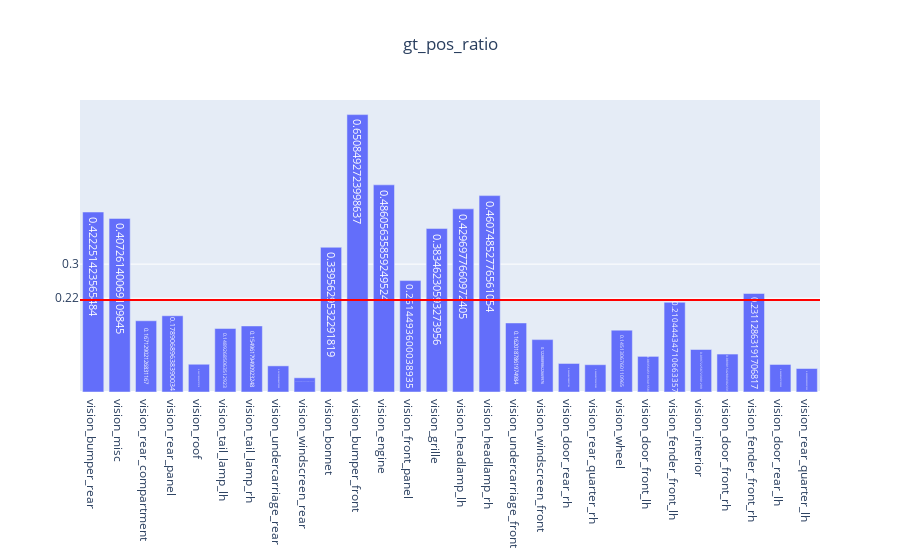

Notebook source saved alongside this figure:
### Code cell
genVisMulitlabel(partEvalMetrics, "gt_pos_ratio")

### Figure 1 — Plotly figure (JSON) as saved in the notebook; plotly's stock layout.template omitted (floating-point values rounded to 4 significant figures)
{"data": [{"text": [0.4223, 0.4073, 0.1671, 0.1789, 0.06512, 0.1489, 0.155, 0.06132, 0.03334, 0.3396, 0.6508, 0.4861, 0.2614, 0.3835, 0.4297, 0.4607, 0.162, 0.1229, 0.06697, 0.06405, 0.1451, 0.08356, 0.2104, 0.09972, 0.08902, 0.2311, 0.06458, 0.05509], "type": "bar", "x": ["vision_bumper_rear", "vision_misc", "vision_rear_compartment", "vision_rear_panel", "vision_roof", "vision_tail_lamp_lh", "vision_tail_lamp_rh", "vision_undercarriage_rear", "vision_windscreen_rear", "vision_bonnet", "vision_bumper_front", "vision_engine", "vision_front_panel", "vision_grille", "vision_headlamp_lh", "vision_headlamp_rh", "vision_undercarriage_front", "vision_windscreen_front", "vision_door_rear_rh", "vision_rear_quarter_rh", "vision_wheel", "vision_door_front_lh", "vision_fender_front_lh", "vision_interior", "vision_door_front_rh", "vision_fender_front_rh", "vision_door_rear_lh", "vision_rear_quarter_lh"], "y": [0.4223, 0.4073, 0.1671, 0.1789, 0.06512, 0.1489, 0.155, 0.06132, 0.03334, 0.3396, 0.6508, 0.4861, 0.2614, 0.3835, 0.4297, 0.4607, 0.162, 0.1229, 0.06697, 0.06405, 0.1451, 0.08356, 0.2104, 0.09972, 0.08902, 0.2311, 0.06458, 0.05509]}], "layout": {"shapes": [{"line": {"color": "red", "width": 2}, "type": "line", "x0": 0, "x1": 1, "xref": "x domain", "y0": 0.2159, "y1": 0.2159, "yref": "y"}], "title": {"text": "gt_pos_ratio", "x": 0.5}, "yaxis": {"tickmode": "array", "tickvals": ["0.22", 0.3, 0.8]}}}
